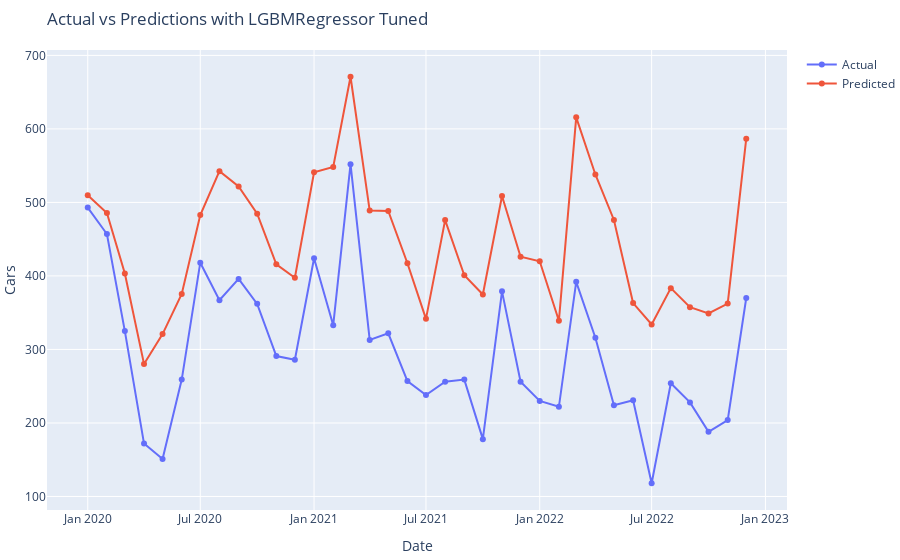
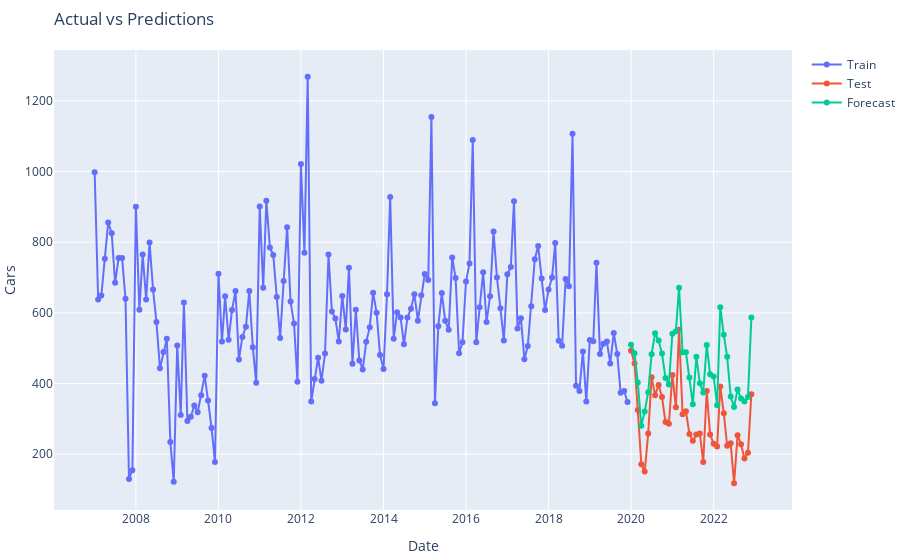

Notebook code cell kept with these figures, in order:
### Code cell
# Predict and score
model_name = model.__class__.__name__ + ' Tuned'
preds = forecaster.predict(steps=steps, exog=test_exo)
scoring(model_name, test[dep_var], preds)

# Plot whole TS
plot_time_series(preds)
